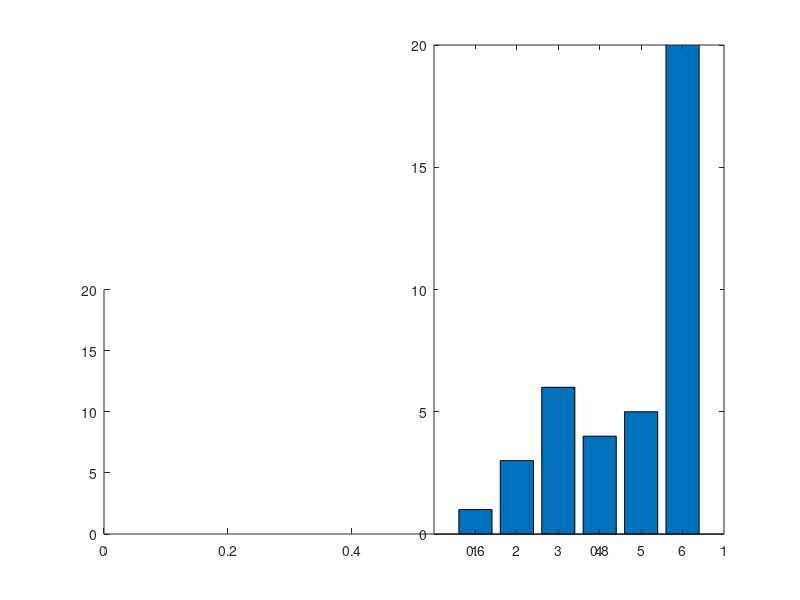

The MATLAB source for this figure:
a=[1 3 6 4 5 300];

ylim1=[0 20];
ylim2=[100 300];
xlim=[0 length(a)+1];

figure;

% retrieve your default axis pos
clf;
p0=get(gca,'position')
delete(gcf);

% create axis1
%a1=axes('position',[p0(1) p0(2) p0(3)/2-.025 p0(4)]);
a1=axes('position',[p0(1) p0(2) p0(3) p0(4)/2]);
%a2=axes('position',[p0(1) p0(4)/2+.145 p0(3) p0(4)/2])
%barh(a);
%bar(a);
set(a1,'ylim',ylim1);
%set(a2,'xlim',xlim,'ylim',ylim2);
%set(a2,'xtick',[]);
%box off;

% create axis2
a2=axes('position',[p0(1)+p0(3)/2+.025 p0(2) p0(3)/2-.025 p0(4)]);
%a2=axes('position',[p0(1) p0(4)/2+.145 p0(3) p0(4)/2])
%a2=axes('position',[p0(1) p0(4)/2+.145 p0(3) p0(4)/2])
%a2=axes('position',[p0(1) p0(2) p0(3) p0(4)/2]);
%barh(a);
bar(a);

set(a2,'ylim',ylim1);
%set(a2,'ylim',ylim2);
%set(a2,'xlim',xlim,'ylim',ylim2);
%set(a2,'xtick',[]);
%set(a2,'xcolor',get(a2,'color'));
%box off

%%%%%%%%%%%%%%%% plotting %%%%%%%%%%%%%%%%%%%%%
output = "break_axis";

%figure;
saveas(1, strcat(output, ".png"));

%box off
